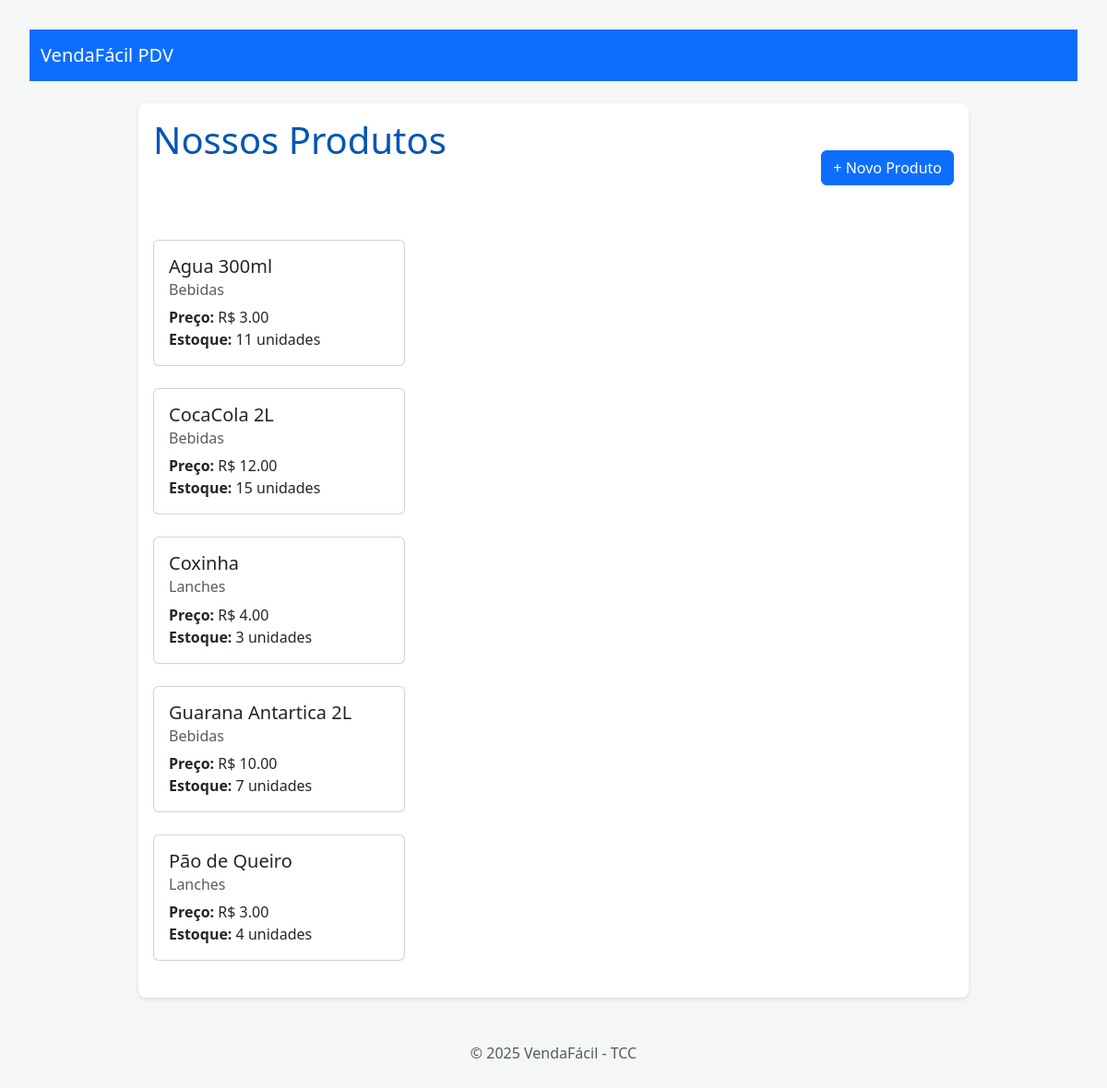
The page /produtos/ on the database as committed earlier.
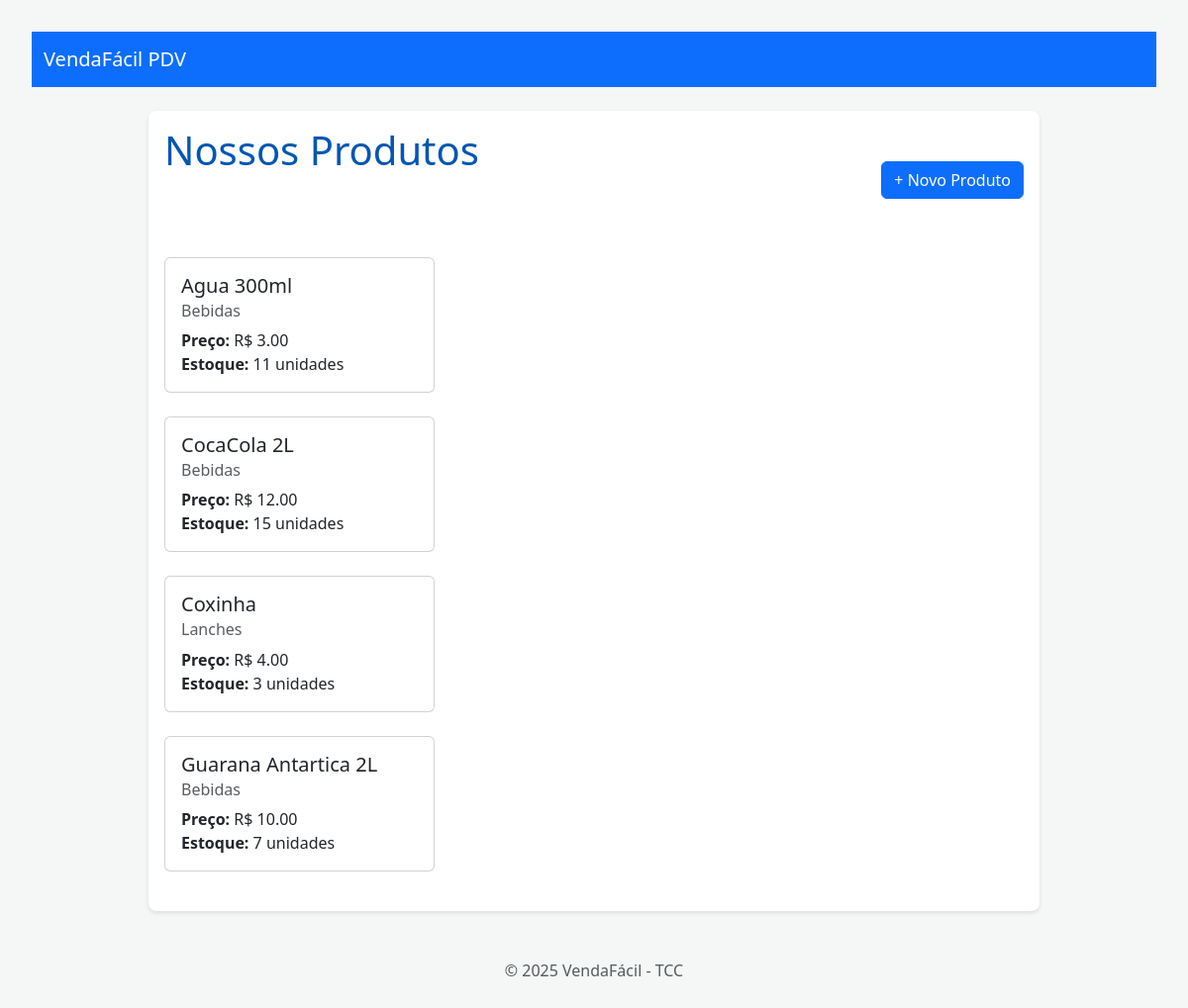
The same page on the database as committed later.
### products/models.py (models this page shows, shortened)
class Produto(models.Model):
    nome = models.CharField(max_length=200, help_text="Nome do produto")
    descricao = models.TextField(blank=True, null=True, help_text="Descrição do Produto")
    preco = models.DecimalField(max_digits=10, decimal_places=2, help_text="Preço do produto")
    estoque = models.IntegerField(default=0, help_text="Quantidade em estoque")
    categoria = models.ForeignKey(Categoria, on_delete=models.PROTECT, related_name='produtos', help_text="Categoria do produto")
    data_criacao = models.DateTimeField(auto_now_add=True)
    data_atualizacao = models.DateTimeField(auto_now=True)

class Categoria(models.Model):
    nome = models.CharField(max_length=100, unique=True, help_text="Nome da categoria")
    def __str__(self):
        return self.nome

### products/views.py (the view)
# urls.py: path('', views.listar_produtos, name='listar_produtos'),
def listar_produtos(request):
    produtos = Produto.objects.all().order_by('nome') #Puxa os objetos do banco e ordena por nome
    contexto = {
        'lista_de_produtos': produtos,
    }
    return render(request, 'products/lista_produtos.html', contexto)

### templates/products/lista_produtos.html (shortened to what this page needs)
{% extends 'base.html' %}
{% block content %}
<div class="d-flex justify-content-between align-items-center mb-4">
    <h1>Nossos Produtos</h1>
    <a href="{% url 'products:criar_produto' %}" class="btn btn-primary">
        + Novo Produto
    </a>
</div>
<div class="row">
    {% for produto in lista_de_produtos %}
    <div class="col-md-6 col-lg-4 mb-4">
        <div class="card h-100">
            <div class="card-body">
                <h5 class="card-title">
                    <a href="{% url 'products:detalhe_produto' produto.id %}" class="text-decoration-none text-dark">
                        {{ produto.nome }}
                </h5>
                <h6 class="card-subtitle mb-2 text-muted">{{ produto.categoria }}</h6>
                <p class="card-text">
                    <strong>Preço:</strong> R$ {{ produto.preco }} <br>
                    <strong>Estoque:</strong> {{ produto.estoque }} unidades
                </p>
                </div>
        </div>
    </div>
    {% empty %}
    <div class="col-12">
        <div class="alert alert-warning" role="alert">
            Nenhum produto cadastrado ainda.
        </div>
    </div>
    {% endfor %}
</div>
{% endblock %}

### templates/base.html (shortened to what this page needs)
{% load static %}
<!DOCTYPE html>
<html lang="pt-br">
<head>
    <link href="https://cdn.jsdelivr.net/npm/bootstrap@5.3.3/dist/css/bootstrap.min.css" rel="stylesheet">
    <link rel="stylesheet" href="{% static 'css/main.css' %}">
</head>
<body>
    <nav class="navbar navbar-expand-lg navbar-dark bg-primary">
        <div class="container-fluid">
            <a class="navbar-brand" href="#">VendaFácil PDV</a>
        </div>
    </nav>
    <main class="container mt-4">
        {% block content %}
        {% endblock %}
    </main>
    <footer class="text-center mt-5 text-muted">
        <p>&copy; {% now "Y" %} VendaFácil - TCC</p>
    </footer>
</body>
</html>

### static/css/main.css (style rules this page uses)
body { font-family: system-ui, -apple-system, BlinkMacSystemFont, 'Segoe UI', Roboto, Oxygen, Ubuntu, Cantarell, 'Open Sans', 'Helvetica Neue', sans-serif; background-color: #f4f7f6; color: #333; margin: 0; padding: 2em; }
.container { max-width: 900px; margin: 0 auto; padding: 1em; background-color: #fff; border-radius: 8px; box-shadow: 0 2px 4px rgba(0, 0, 0, 0.1); }
h1 { color: #0056b3; text-align: center; margin-bottom: 1.5em; }

Rows that differ between the two databases and show on the page:
removed Produto: nome "Pão de Queiro", categoria "Lanches", preco "3.00", estoque "4"
